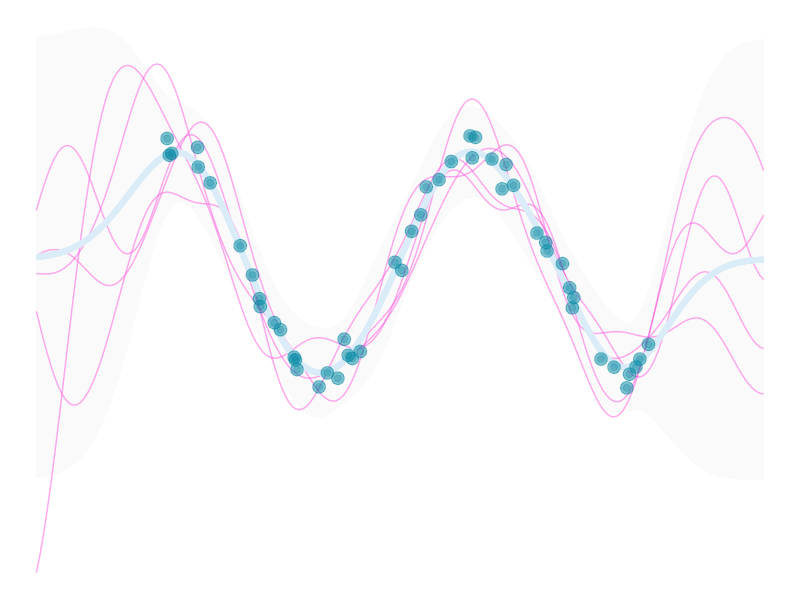

Generate this figure with R:
## ---- chunk 1
knitr::opts_chunk$set(
  echo = FALSE,
  dev.args = list(bg = 'transparent'),
  # dev='svglite',
  # fig.align='center',
  #out.width='75%', fig.asp=.75,
  cache.rebuild = F,
  cache = F
)
library(tidyverse)
## ---- chunk 2
library(tidyverse)
l = 1            # for l, sigma_f, sigma_n, see note at covariance function
sigma_f = 1      
sigma_n = .25 
k_eps   = 1e-8   # see note at Kstarstar
n_prior = 5      # number of prior draws
n_post_pred = 5  # number of posterior predictive draws
X_train = 15 * (runif(50) - .5)  
n_train = length(X_train)
# kept sine function for comparison to noise free result
y_train = sin(X_train) + rnorm(n = n_train, sd = .1)  
X_test = seq(-7.5, 7.5, length = 200)
n_test = length(X_test)
gp_mu <- function(x) {
  map_dbl(x, function(x) x = 0)
}
gp_K <- function(
  x,
  y = NULL,
  l = 1,
  sigma_f = 1,
  sigma_n = .5
  ) {
  
  if(!is.null(y)){
    sigma_f * exp( -(1/(2 * l^2)) * as.matrix(dist(x, upper = TRUE, diag = TRUE) ^ 2) ) +
      sigma_n*diag(length(x))    
  }
  else{
    sigma_f * exp( -(1/(2 * l^2)) * as.matrix(dist(x, upper = TRUE, diag = TRUE) ^ 2) )
  }  
}
Ky = gp_K(
  x = X_train,
  y = y_train,
  l = l,
  sigma_f = sigma_f,
  sigma_n = sigma_n
)
# initial matrix
K_ = gp_K(
  c(X_train, X_test),
  l = l,
  sigma_f = sigma_f,
  sigma_n = sigma_n
)
Kstar  = K_[1:n_train, (n_train+1):ncol(K_)]                    # dim = N x N*
tKstar = t(Kstar)                                               # dim = N* x N
Kstarstar = K_[(n_train+1):nrow(K_), (n_train+1):ncol(K_)] +    # dim = N* x N*
  k_eps*diag(n_test)      # the k_eps part is for positive definiteness
Kyinv = solve(Ky)
post_mu = gp_mu(X_test) + tKstar %*% Kyinv %*% (y_train - gp_mu(X_train))
post_K  = Kstarstar - tKstar %*% Kyinv %*% Kstar
s2 = diag(post_K)
y_pp = data.frame(t(MASS::mvrnorm(n_post_pred, mu = post_mu, Sigma = post_K)))
pp_data = data.frame(
  x = X_test,
  y = y_pp,
  fmean = post_mu, 
  se_lower = post_mu - 2 * sqrt(s2),
  se_upper = post_mu + 2 * sqrt(s2)
) %>% 
  pivot_longer(starts_with('y'), names_to = 'variable')
gdat = data.frame(
  x = X_test,
  y = y_pp,
  fmean = post_mu,
  se_lower = post_mu - 2 * sqrt(s2),
  se_upper = post_mu + 2 * sqrt(s2)
) %>%
  gather(key = variable,
         value = value,
         -x,
         -fmean,
         -se_lower,
         -se_upper)
ggplot(aes(x = x, y = value), data = gdat) +
  geom_ribbon(aes(ymin = se_lower, ymax = se_upper, group = variable),
              fill = 'gray98') +
  geom_line(aes(group = variable), color = '#FF55DD80') +
  geom_line(aes(group = variable, y = fmean),
            color = '#d9ecf7',
            size = 2) +
  geom_point(
    aes(x = X_train, y = y_train),
    size = 4,
    color = '#0085a1',
    alpha = .5,
    data = data.frame(X_train, y_train)
  ) +
  geom_point(
    aes(x = X_train, y = y_train),
    size = 2,
    color = '#0085a1',
    alpha = .25,
    data = data.frame(X_train, y_train)
  ) +
  theme_void()
